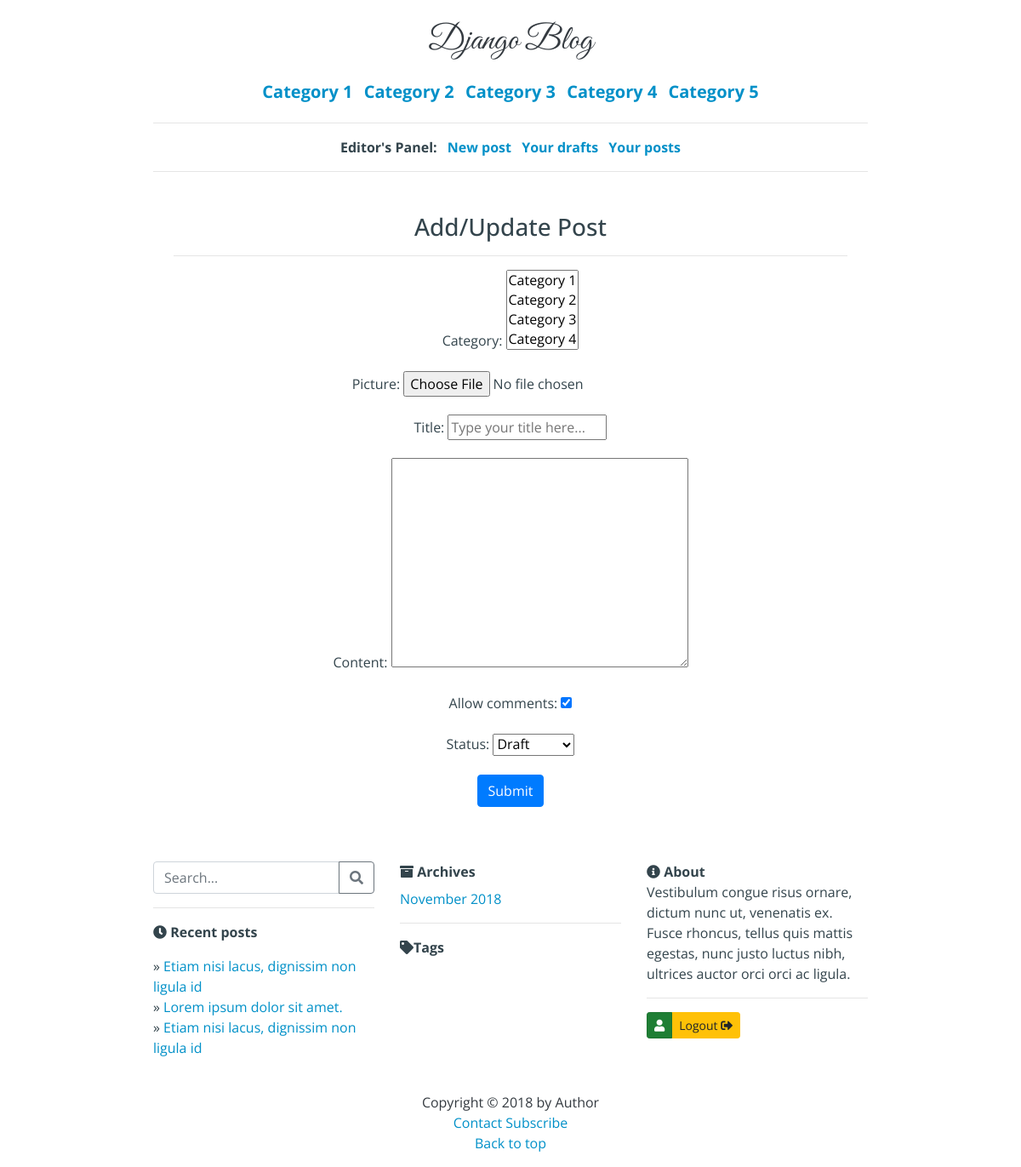
The app's page /add/ (signed in) with its own data.
### blog/models.py (models this page shows, shortened)
class Category(models.Model):
    name = models.CharField(max_length=100, unique=True)
    class Meta:
        verbose_name_plural = 'Categories'
    def __str__(self):
        return self.name

class Post(models.Model):
    STATUS = (
        ('DRAFT', 'Draft'),
        ('PUBLISHED', 'Published'),
    )
    category = models.ManyToManyField(Category, blank=False)
    author = models.ForeignKey(
        User,
        on_delete=models.CASCADE,
        related_name='posts')
    picture = models.ImageField(upload_to='media', default='media/None/no-img.jpg')
    title = models.CharField(max_length=300)
    slug = models.SlugField(
        max_length=300,
        unique_for_date='published_date')
    content = MarkdownxField() # markdownx
    published_date = models.DateTimeField(auto_now=True)
    allow_comments = models.BooleanField(default=True)
    status = models.CharField(default='DRAFT', choices=STATUS, max_length=10)
    tags = TaggableManager(blank=True)
    class Meta:
        ordering = ('-published_date', )
    def __str__(self):
        return self.title

### blog/views.py (the view, shortened to what this page needs)
# urls.py: path('add/', AddPost.as_view(), name='add_post'),
class AddPost(CategoryDatesMixin,
              PermissionRequiredMixin,
              LoginRequiredMixin,
              CreateView):
    form_class = AddPostForm
    permission_required = 'blog.add_post'
    template_name = 'blog/post_form.html'

### blog/forms.py (shortened to what this page needs)
class AddPostForm(ModelForm):
    class Meta:
        model = Post
        exclude = ('slug', 'author', )
        widgets = {
            'title': TextInput(
                attrs={
                    'required': True,
                    'placeholder': 'Type your title here...', }, ),
            'category': SelectMultiple(attrs={'required': True, }, ),
        }

### blog/templatetags/blog_filters.py (called while the page is built)
@register.filter
def month_name(month_number):
    return calendar.month_name[month_number]

### blog/views.py (called while the page is built)
    def get_context_data(self, **kwargs):
        context = super().get_context_data(**kwargs)
        context['categories'] = Category.objects.all()
        context['dates'] = Post.objects.filter(
            status='PUBLISHED').datetimes(field_name='published_date',
                                          kind='month',
                                          order='DESC')
        context['recent_posts'] = Post.objects.filter(
                                        status='PUBLISHED') \
                                    .order_by('-published_date')[:3]
        return context

### blog/templates/blog/post_form.html (shortened to what this page needs)
{% extends 'base.html' %}
{% block content %}
<div class="p-4 text-center" style="margin: auto;">
    <h3>Add/Update Post</h3>
    <hr>
    <form method="post">
        {{ form.as_p }}
        <input class="btn btn-primary" type="submit" value="Submit" />
    </form>
</div>
{% endblock %}

### blog/templates/base.html (shortened to what this page needs)
{% load static %}
{% load taggit_templatetags2_tags %}
{% load blog_filters %}
<!DOCTYPE html>
<html lang="en">
<head>
    <link rel="stylesheet" href="{% static 'css/bootstrap.min.css' %}">
    <link rel="stylesheet" href="{% static 'css/all.css' %}">
    <link rel="stylesheet" href="{% static 'css/blog.css' %}">
</head>
<body>
    <div class="container w-75">
        <header class="container mt-4 text-center">
            <a class="h1 text-dark blog-title" href="/">Django Blog</a>
        </header>
        {% block nav-content %}
        {% if categories %}
        <div class="container my-4">
            <ul class="list-unstyled list-inline text-center h5 font-weight-bold">
            {% for category in categories %}
                <li class="list-inline-item">
                    <a href="{% url 'blog:category' name=category.name %}">{{ category.name }}</a>
                </li>
            {% endfor %}
            </ul>
        </div>
        {% endif %}
        {% endblock %}
        {% block editor-panel %}
        {% if user.is_authenticated and perms.blog.add_post %}
        <div class="container my-4">
            <hr>
            <ul class="list-unstyled list-inline text-center font-weight-bold">
                <li class="list-inline-item">Editor's Panel:</li>
                <li class="list-inline-item"><a href="{% url 'blog:add_post' %}">New post</a></li>
                <li class="list-inline-item"><a href="{% url 'blog:list_drafts' %}">Your drafts</a></li>
                <li class="list-inline-item"><a href="{% url 'blog:author' author=user.first_name %}">Your posts</a></li>
            </ul>
            <hr>
        </div>
        {% endif %}
        {% endblock %}
        <main class="container">
            {% block content %} {% endblock %}
        </main>
        <footer class="py-3">
            <div class="container">
                {% block footer-content %}
                <div class="row py-4">
                    <div class="col-md-4">
                        <form method="GET" action="{% url 'blog:search' %}">
                            <div class="input-group">
                                <input type="text" class="form-control" placeholder="Search..." name="q">
                                <div class="input-group-append">
                                    <button class="btn btn-outline-secondary" type="button"><i class="fas fa-search"></i></button>
                                </div>
                            </div>
                        </form>
                        <hr>
                        <p>
                            <i class="fas fa-clock"></i>&nbsp;<b>Recent posts</b>
                            <ul class="list-unstyled mt-2">
                                {% for post in recent_posts %}
                                    <li>
                                        &raquo;&nbsp;<a href="{% url 'blog:details_post' slug=post.slug %}">{{ post }}</a>
                                    </li>
                                {% empty %}
                                    <p>No posts.</p>
                                {% endfor %}
                            </ul>
                        </p>
                    </div>
                    <div class="col-md-4">
                        <i class="fas fa-archive"></i>&nbsp;<b>Archives</b>
                        <ul class="list-unstyled mt-2">
                            {% for date in dates %}
                                <li>
                                    <a href="{% url 'blog:ym_archive' year=date.year month=date.month %}">{{ date.month|month_name }} {{ date.year }}</a>
                                </li>
                            {% endfor %}
                        </ul>
                        <hr>
                        <i class="fas fa-tag"></i><b>Tags</b>
                            {% get_tagcloud as tags %}
                    </div>
                    <div class="col-md-4">
                        <i class="fas fa-info-circle"></i>&nbsp;<b>About</b>
                        <p>
                            Vestibulum congue risus ornare, dictum nunc ut, venenatis ex. Fusce rhoncus, tellus quis mattis egestas, nunc justo luctus nibh, ultrices auctor orci orci ac ligula.
                        </p>
                        <hr>
                        {% if user.is_authenticated %}
                            <div class="btn-group btn-group-sm" role="group">
                                <a href="{% url 'profile' %}" type="button" class="btn btn-success active"><b>{{ user.first_name }}</b> <i class="fas fa-user"></i></button>
                                <a href="{% url 'logout' %}?next={{ request.path | urlencode }}" class="btn btn-warning">Logout <i class="fas fa-sign-out-alt"></i></a>
                            </div>
                        {% else %}
                            <div class="btn-group btn-group-sm" role="group">
                                <a href="{% url 'login' %}?next={{ request.path | urlencode }}" class="btn btn-secondary">Sign In <i class="fas fa-sign-in-alt"></i></a>
                                <a href="{% url 'signup' %}" class="btn btn-outline-secondary">Sign Up <i class="fas fa-user-plus"></i></a>
                            </div>
                        {% endif %}
                    </div>
                </div>
                {% endblock %}
                <p class="m-0 text-center text-dark">
                    Copyright &copy; {% now "Y" %} by Author<br>
                    <a href="{% url 'contact:email-form' %}">Contact</a>&nbsp;<a href="{% url 'feed' %}">Subscribe</a><br>
                    <a href="#">Back to top</a>
                </p>
            </div>
        </footer>
    </div>
</body>
</html>

### blog/static/css/all.css (style rules this page uses)
.fa, .fas, .far, .fal, .fab { -moz-osx-font-smoothing: grayscale; -webkit-font-smoothing: antialiased; display: inline-block; font-style: normal; font-variant: normal; text-rendering: auto; line-height: 1; }
.fa-archive:before { content: "\f187"; }
.fa-clock:before { content: "\f017"; }
.fa-info-circle:before { content: "\f05a"; }
.fa-search:before { content: "\f002"; }
.fa-sign-out-alt:before { content: "\f2f5"; }
.fa-tag:before { content: "\f02b"; }
.fa-user:before { content: "\f007"; }
.fa, .fas { font-family: 'Font Awesome 5 Free'; font-weight: 900; }

### blog/static/css/blog.css (style rules this page uses)
body { background-color: #fff; color: #33444C; font-family: "Open Sans", sans-serif; }
a { color: #0090C8; text-decoration: none; }
.blog-title { font-family: 'Great Vibes', cursive; }

### records on screen
Category: name "Category 1"
Category: name "Category 2"
Category: name "Category 3"
Category: name "Category 4"
Category: name "Category 5"
Post: title "Etiam nisi lacus, dignissim non ligula id"
Post: title "Lorem ipsum dolor sit amet."
Post: title "Etiam nisi lacus, dignissim non ligula id"

### other values on screen
{{ date.month|month_name }} "November"
{{ date.year }} "2018"
